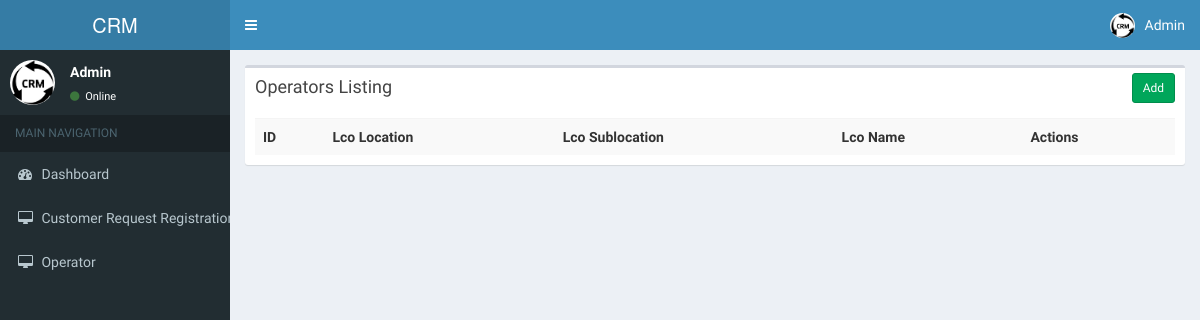
Page /index.php/operator on the earlier database version.
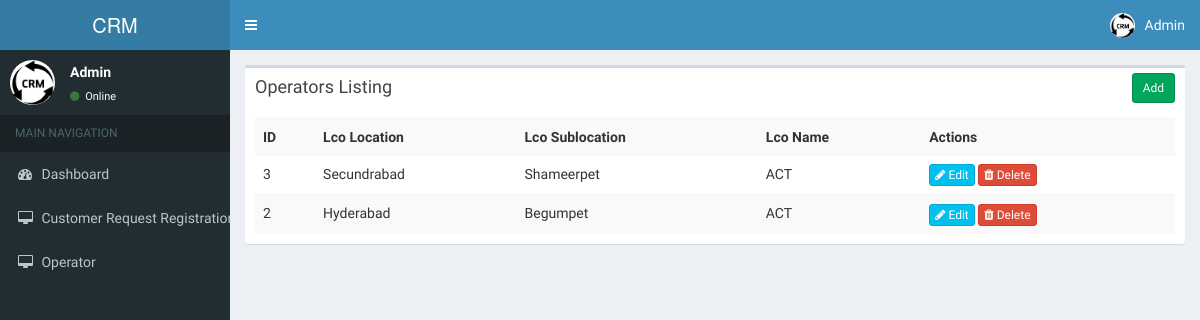
Same page on the later database version.
### tables this page shows
CREATE TABLE IF NOT EXISTS `operators` (
`id` int(11) NOT NULL,
  `lco_id` varchar(50) NOT NULL,
  `lco_name` varchar(100) NOT NULL,
  `lco_location` varchar(100) NOT NULL,
  `lco_sublocation` varchar(100) NOT NULL
);

### application/controllers/Operator.php (called while the page is built, shortened)
<?php
class Operator extends CI_Controller{
    function __construct()
    {
        $this->load->model('Operator_model');
    }
    function index()
    {
        $data['operators'] = $this->Operator_model->get_all_operators();
        $data['_view'] = 'operator/index';
        $this->load->view('layouts/main',$data);
    }
}

### index.php (called while the page is built, shortened)
<?php
require_once BASEPATH.'core/CodeIgniter.php';

### application/models/Operator_model.php (called while the page is built, shortened)
<?php
class Operator_model extends CI_Model
{
    function get_all_operators()
    {
        $this->db->order_by('id', 'desc');
        return $this->db->get('operators')->result_array();
    }
}

### application/views/operator/index.php (the view)
<div class="row">
    <div class="col-md-12">
        <div class="box">
            <div class="box-header">
                <h3 class="box-title">Operators Listing</h3>
            	<div class="box-tools">
                    <a href="<?php echo site_url('operator/add'); ?>" class="btn btn-success btn-sm">Add</a>
                </div>
            </div>
            <div class="box-body">
                <table class="table table-striped">
                    <tr>
						<th>ID</th>
						<th>Lco Location</th>
						<th>Lco Sublocation</th>
						<th>Lco Name</th>
						<th>Actions</th>
                    </tr>
                    <?php foreach($operators as $o){ ?>
                    <tr>
						<td><?php echo $o['id']; ?></td>
						<td><?php echo $o['lco_location']; ?></td>
						<td><?php echo $o['lco_sublocation']; ?></td>
						<td><?php echo $o['lco_name']; ?></td>
						<td>
                            <a href="<?php echo site_url('operator/edit/'.$o['id']); ?>" class="btn btn-info btn-xs"><span class="fa fa-pencil"></span> Edit</a>
                            <a href="<?php echo site_url('operator/remove/'.$o['id']); ?>" class="btn btn-danger btn-xs"><span class="fa fa-trash"></span> Delete</a>
                        </td>
                    </tr>
                    <?php } ?>
                </table>
            </div>
        </div>
    </div>
</div>

Differences in the rows shown:
added operators: id "3", lco_location "Secundrabad", lco_sublocation "Shameerpet", lco_name "ACT"
added operators: id "2", lco_location "Hyderabad", lco_sublocation "Begumpet", lco_name "ACT"
